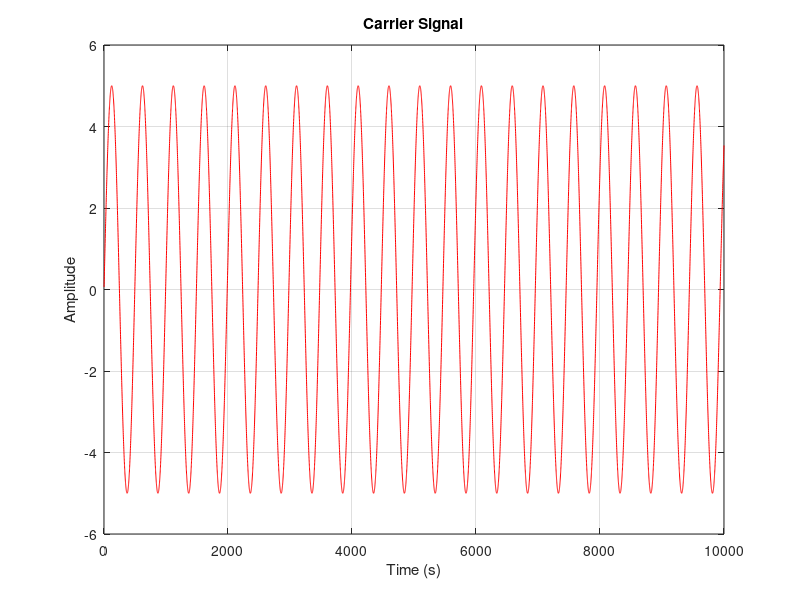

Recreate this plot in MATLAB. (Note: this script raises an error after producing the figure.)
pi = 22/7;
t=1:10000;

Ec = input('Enter the carrier signal amplitude (Ec): ');
Em = input('Enter the message signal amplitude (Em): ');
fc = input('Enter the carrier signal frequency (fc) in Hz: ');
fm = input('Enter the message signal frequency (fm) in Hz: ');


df = mod(Em,1000) * 1000;

mf = df/fm;

wm = 2 * pi * fm;
wc = 2 * pi * fc;

theta_m= wm * t;
theta_c= wc * t;



ec = Ec * sin(theta_c);
em = Em * sin(theta_m);

efm = Ec * sin(theta_c+(mf * sin(theta_m)));

figure;
plot(t, ec, 'r');
title('Carrier Signal');
xlabel('Time (s)');
ylabel('Amplitude');
grid on;
set(gca, 'XTick', 0:1:max(time));


figure;
plot(t, efm, 'b');
title('Frequency Modulated Signal');
xlabel('Time (s)');
ylabel('Amplitude');
grid on;
set(gca, 'XTick', 0:1:max(time));


figure;
plot(t, em, 'g');
title('Modulating Signal');
xlabel('Time (s)');
ylabel('Amplitude');
grid on;
set(gca, 'XTick', 0:1:max(time));
